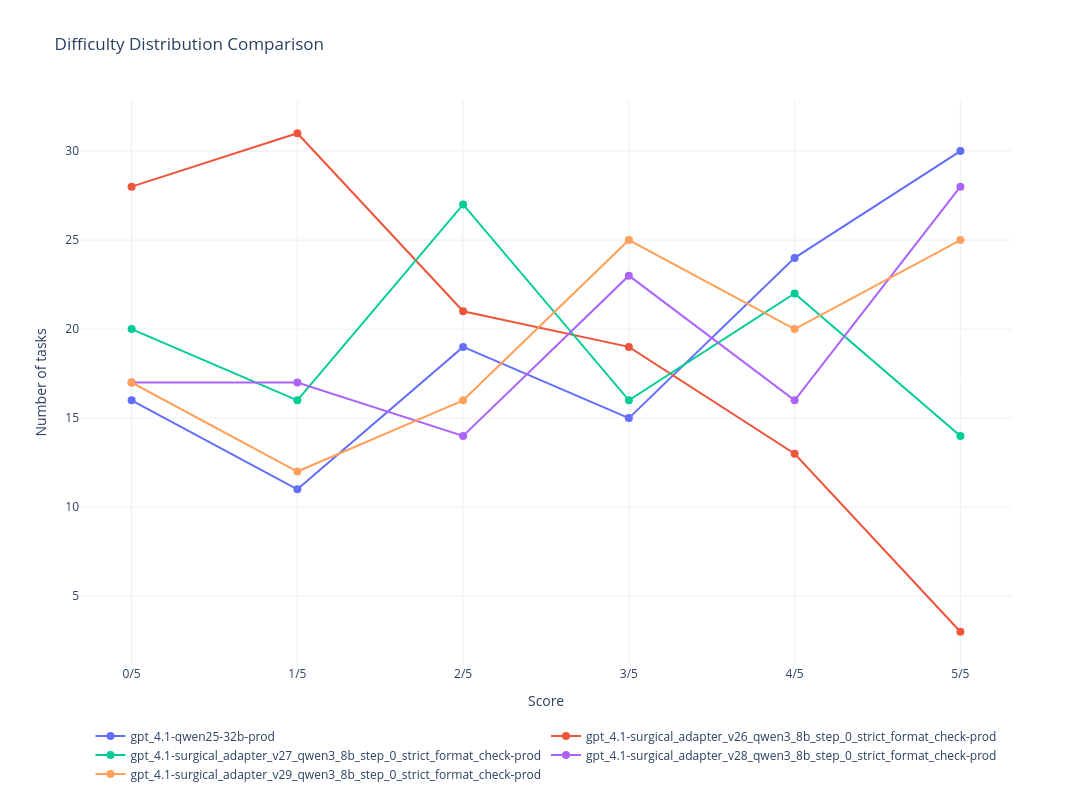

Here is the notebook cell this chart was saved with:
### Code cell
# Create interactive plotly figure
fig = go.Figure()

# Determine the max length for consistent x-axis
max_len = max(len(difficulty) for difficulty in difficulties_by_dir.values())
n_runs = max_len - 1

# Add a trace for each directory
for dir_name, difficulty in difficulties_by_dir.items():
    x_positions = list(range(len(difficulty)))
    x_labels = [f'{i}/{n_runs}' for i in x_positions]
    
    fig.add_trace(go.Scatter(
        x=x_labels,
        y=difficulty,
        mode='lines+markers',
        name=dir_name,
        marker=dict(size=8),
        line=dict(width=2),
        hovertemplate='<b>%{fullData.name}</b><br>' +
                      'Score: %{x}<br>' +
                      'Number of tasks: %{y}<br>' +
                      '<extra></extra>'
    ))

# Update layout
fig.update_layout(
    title='Difficulty Distribution Comparison',
    xaxis_title='Score',
    yaxis_title='Number of tasks',
    hovermode='closest',
    width=1200,
    height=800,
    template='plotly_white',
    legend=dict(
        orientation="h",
        yanchor="top",
        y=-0.1,
        xanchor="center",
        x=0.5
    )
)

fig.show()

### Figure 1 — Plotly figure (JSON) as saved in the notebook; plotly's stock layout.template omitted (floating-point values rounded to 4 significant figures)
{"data": [{"hovertemplate": "<b>%{fullData.name}</b><br>Score: %{x}<br>Number of tasks: %{y}<br><extra></extra>", "line": {"width": 2}, "marker": {"size": 8}, "mode": "lines+markers", "name": "gpt_4.1-qwen25-32b-prod", "type": "scatter", "x": ["0/5", "1/5", "2/5", "3/5", "4/5", "5/5"], "y": [16, 11, 19, 15, 24, 30]}, {"hovertemplate": "<b>%{fullData.name}</b><br>Score: %{x}<br>Number of tasks: %{y}<br><extra></extra>", "line": {"width": 2}, "marker": {"size": 8}, "mode": "lines+markers", "name": "gpt_4.1-surgical_adapter_v26_qwen3_8b_step_0_strict_format_check-prod", "type": "scatter", "x": ["0/5", "1/5", "2/5", "3/5", "4/5", "5/5"], "y": [28, 31, 21, 19, 13, 3]}, {"hovertemplate": "<b>%{fullData.name}</b><br>Score: %{x}<br>Number of tasks: %{y}<br><extra></extra>", "line": {"width": 2}, "marker": {"size": 8}, "mode": "lines+markers", "name": "gpt_4.1-surgical_adapter_v27_qwen3_8b_step_0_strict_format_check-prod", "type": "scatter", "x": ["0/5", "1/5", "2/5", "3/5", "4/5", "5/5"], "y": [20, 16, 27, 16, 22, 14]}, {"hovertemplate": "<b>%{fullData.name}</b><br>Score: %{x}<br>Number of tasks: %{y}<br><extra></extra>", "line": {"width": 2}, "marker": {"size": 8}, "mode": "lines+markers", "name": "gpt_4.1-surgical_adapter_v28_qwen3_8b_step_0_strict_format_check-prod", "type": "scatter", "x": ["0/5", "1/5", "2/5", "3/5", "4/5", "5/5"], "y": [17, 17, 14, 23, 16, 28]}, {"hovertemplate": "<b>%{fullData.name}</b><br>Score: %{x}<br>Number of tasks: %{y}<br><extra></extra>", "line": {"width": 2}, "marker": {"size": 8}, "mode": "lines+markers", "name": "gpt_4.1-surgical_adapter_v29_qwen3_8b_step_0_strict_format_check-prod", "type": "scatter", "x": ["0/5", "1/5", "2/5", "3/5", "4/5", "5/5"], "y": [17, 12, 16, 25, 20, 25]}], "layout": {"height": 800, "hovermode": "closest", "legend": {"orientation": "h", "x": 0.5, "xanchor": "center", "y": -0.1, "yanchor": "top"}, "title": {"text": "Difficulty Distribution Comparison"}, "width": 1200, "xaxis": {"title": {"text": "Score"}}, "yaxis": {"title": {"text": "Number of tasks"}}}}
